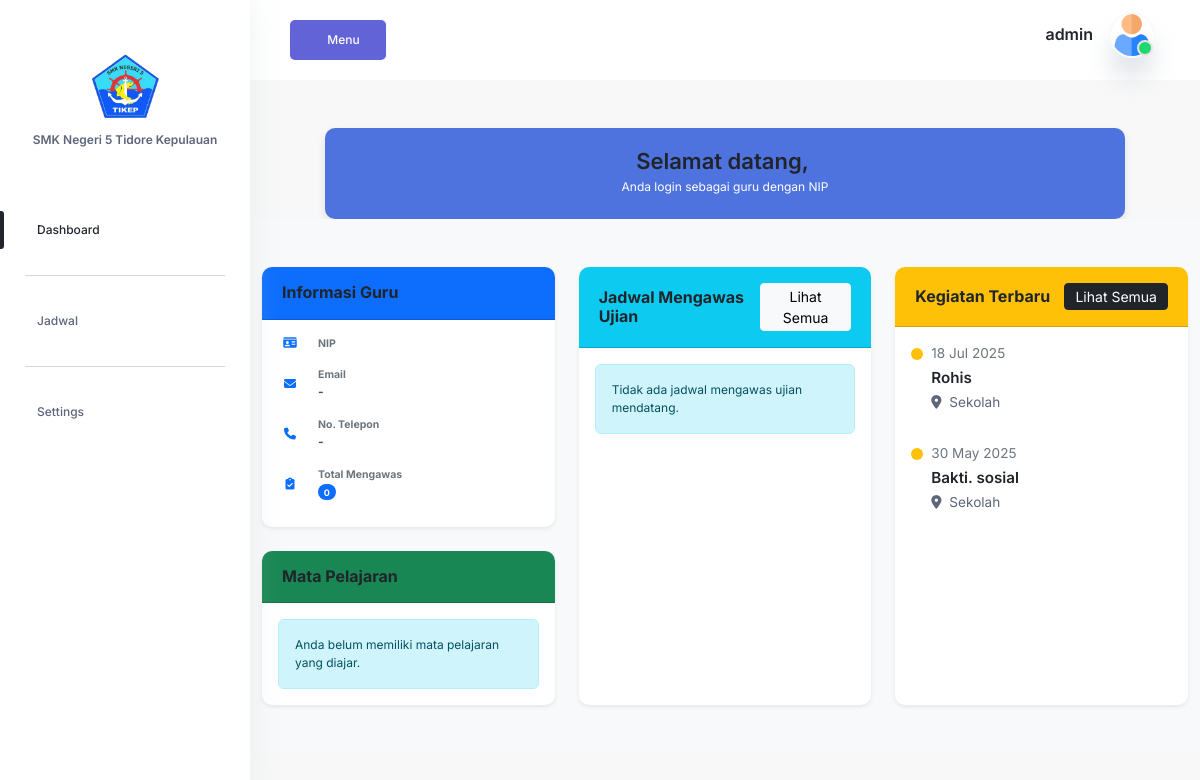
The app's page /login/guru/index.php (signed in) with its own data.
### tables this page shows
CREATE TABLE `users` (
  `id` int(11) NOT NULL,
  `nama` varchar(100) NOT NULL,
  `username` varchar(50) DEFAULT NULL,
  `password` varchar(255) NOT NULL,
  `email` varchar(100) NOT NULL,
  `role` enum('admin','guru','siswa') NOT NULL,
  `is_active` tinyint(1) NOT NULL DEFAULT '1',
  `login_attempts` tinyint(1) NOT NULL DEFAULT '1',
  `created_at` timestamp NOT NULL DEFAULT CURRENT_TIMESTAMP,
  `updated_at` timestamp NULL DEFAULT NULL ON UPDATE CURRENT_TIMESTAMP
);

CREATE TABLE `kegiatan` (
  `id` int(11) NOT NULL,
  `judul` varchar(150) NOT NULL,
  `deskripsi` text,
  `tanggal_mulai` date NOT NULL,
  `tanggal_selesai` date DEFAULT NULL,
  `jam_mulai` time DEFAULT NULL,
  `jam_selesai` time DEFAULT NULL,
  `lokasi` varchar(150) DEFAULT NULL,
  `penanggung_jawab_id` int(11) DEFAULT NULL,
  `ditujukan_untuk` enum('siswa','guru','semua') NOT NULL DEFAULT 'semua',
  `gambar` varchar(255) DEFAULT NULL,
  `created_at` timestamp NOT NULL DEFAULT CURRENT_TIMESTAMP,
  `updated_at` timestamp NULL DEFAULT NULL ON UPDATE CURRENT_TIMESTAMP
);

### login/guru/index.php (the view, shortened to what this page needs)
<?php
 require_once 'template/header.php';
$guru_query = mysqli_query($conn, "SELECT g.*, u.nama FROM guru g JOIN users u ON g.user_id = u.id WHERE g.user_id = '$user_id'");
$guru = mysqli_fetch_assoc($guru_query);
$jadwal_pengawas_query = mysqli_query($conn,
    "SELECT ju.*, m.nama_mapel, k.nama_kelas, r.nama_ruangan
     FROM jadwal_ujian ju
     JOIN mapel m ON ju.mapel_id = m.id_mapel
     JOIN kelas k ON ju.kelas_id = k.id_kelas
     JOIN ruangan r ON ju.ruangan_id = r.id_ruangan
     WHERE ju.guru_pengawas_id = '{$guru['id']}'
     AND (ju.tanggal_ujian >= CURDATE())
     ORDER BY ju.tanggal_ujian ASC, ju.jam_mulai ASC
     LIMIT 3");
$total_pengawas_query = mysqli_query($conn,
    "SELECT COUNT(*) as total FROM jadwal_ujian
     WHERE guru_pengawas_id = '{$guru['id']}'");
$total_pengawas = mysqli_fetch_assoc($total_pengawas_query);
$mapel_diajar_query = mysqli_query($conn,
    "SELECT m.nama_mapel
     FROM guru_mapel gm
     JOIN mapel m ON gm.mapel_id = m.id_mapel
     WHERE gm.guru_id = '{$guru['id']}'
     ORDER BY m.nama_mapel");
$kegiatan_query = mysqli_query($conn,
    "SELECT * FROM kegiatan
     WHERE ditujukan_untuk IN ('guru', 'semua')
     ORDER BY tanggal_mulai DESC
     LIMIT 3");
?>
<?php require_once 'template/sidebar.php'; ?>
<section class="section mt-5">
    <div class="container-sm welcome-message">
        <h2>Selamat datang, <span class="username"><?php echo htmlspecialchars($guru['nama']) ?></span></h2>
        <p>Anda login sebagai guru dengan NIP <?php echo htmlspecialchars($guru['nip']) ?></p>
    </div>
</section>
<section class="teacher-dashboard py-5">
    <div class="container-xl">
        <div class="row g-4">
            <div class="col-md-6 col-lg-4">
                <div class="card profile-card shadow-sm mb-4">
                    <div class="card-header bg-primary text-white">
                        <h5 class="card-title mb-0">Informasi Guru</h5>
                    </div>
                    <div class="card-body">
                        <div class="teacher-info">
                            <div class="info-item d-flex align-items-center mb-3">
                                <i class="fas fa-id-card info-icon me-3"></i>
                                <div>
                                    <div class="info-label small text-muted">NIP</div>
                                </div>
                            </div>
                            <div class="info-item d-flex align-items-center mb-3">
                                <i class="fas fa-envelope info-icon me-3"></i>
                                <div>
                                    <div class="info-label small text-muted">Email</div>
                                    <div class="info-value fw-bold"><?php echo htmlspecialchars($_SESSION['email'] ?? '-') ?></div>
                                </div>
                            </div>
                            <div class="info-item d-flex align-items-center mb-3">
                                <i class="fas fa-phone info-icon me-3"></i>
                                <div>
                                    <div class="info-label small text-muted">No. Telepon</div>
                                    <div class="info-value fw-bold"><?php echo htmlspecialchars($guru['no_telp'] ?? '-') ?></div>
                                </div>
                            </div>
                            <div class="info-item d-flex align-items-center">
                                <i class="fas fa-clipboard-check info-icon me-3"></i>
                                <div>
                                    <div class="info-label small text-muted">Total Mengawas</div>
                                    <div class="info-value">
                                        <span class="badge bg-primary rounded-pill"><?php echo $total_pengawas['total'] ?></span>
                                    </div>
                                </div>
                            </div>
                        </div>
                    </div>
                </div>
                <div class="card shadow-sm">
                    <div class="card-header bg-success text-white">
                        <h5 class="card-title mb-0">Mata Pelajaran</h5>
                    </div>
                    <div class="card-body">
                        <?php if (mysqli_num_rows($mapel_diajar_query) > 0): ?>
                            <div class="subject-list">
                                <?php
                                mysqli_data_seek($mapel_diajar_query, 0);
                                while ($mapel = mysqli_fetch_assoc($mapel_diajar_query)): ?>
                                    <div class="subject-item d-flex align-items-center mb-2">
                                        <i class="fas fa-book me-2 text-muted"></i>
                                        <span><?php echo htmlspecialchars($mapel['nama_mapel']) ?></span>
                                    </div>
                                <?php endwhile; ?>
                            </div>
                        <?php else: ?>
                            <div class="alert alert-info mb-0">
                                Anda belum memiliki mata pelajaran yang diajar.
                            </div>
                        <?php endif; ?>
                    </div>
                </div>
            </div>
            <div class="col-md-6 col-lg-4">
                <div class="card shadow-sm h-100">
                    <div class="card-header bg-info text-white d-flex justify-content-between align-items-center">
                        <h5 class="card-title mb-0">Jadwal Mengawas Ujian</h5>
                        <a href="jadwalMengawas.php" class="btn btn-sm btn-light">Lihat Semua</a>
                    </div>
                    <div class="card-body">
                        <?php if (mysqli_num_rows($jadwal_pengawas_query) > 0): ?>
                            <div class="schedule-list">
                                <?php while ($jadwal = mysqli_fetch_assoc($jadwal_pengawas_query)): ?>
                                    <div class="schedule-item mb-3 pb-3 border-bottom">
                                        <div class="d-flex justify-content-between mb-1">
                                            <strong class="text-truncate"><?php echo htmlspecialchars($jadwal['nama_ujian']) ?></strong>
                                            <span class="badge bg-light text-dark"><?php echo htmlspecialchars($jadwal['nama_kelas']) ?></span>
                                        </div>
                                        <div class="text-muted small mb-1">
                                            <i class="fas fa-book me-1"></i>
                                            <?php echo htmlspecialchars($jadwal['nama_mapel']) ?>
                                        </div>
                                        <div class="d-flex justify-content-between">
                                            <div>
                                                <i class="fas fa-calendar-day me-1"></i>
                                                <?php echo date('d M Y', strtotime($jadwal['tanggal_ujian'])) ?>
                                            </div>
                                            <div>
                                                <i class="fas fa-clock me-1"></i>
                                                <?php echo date('H:i', strtotime($jadwal['jam_mulai'])) ?>-<?php echo date('H:i', strtotime($jadwal['jam_selesai'])) ?>
                                            </div>
                                        </div>
                                    </div>
                                <?php endwhile; ?>
                            </div>
                        <?php else: ?>
                            <div class="alert alert-info mb-0">
                                Tidak ada jadwal mengawas ujian mendatang.
                            </div>
                        <?php endif; ?>
                    </div>
                </div>
            </div>
            <div class="col-md-12 col-lg-4">
                <div class="card shadow-sm h-100">
                    <div class="card-header bg-warning text-dark d-flex justify-content-between align-items-center">
                        <h5 class="card-title mb-0">Kegiatan Terbaru</h5>
                        <a href="jadwal-kegiatan.php" class="btn btn-sm btn-dark">Lihat Semua</a>
                    </div>
                    <div class="card-body">
                        <?php if (mysqli_num_rows($kegiatan_query) > 0): ?>
                            <div class="activity-timeline">
                                <?php while ($kegiatan = mysqli_fetch_assoc($kegiatan_query)): ?>
                                    <div class="timeline-item mb-3">
                                        <div class="timeline-badge"></div>
                                        <div class="timeline-content">
                                            <div class="timeline-date small text-muted">
                                                <?php echo date('d M Y', strtotime($kegiatan['tanggal_mulai'])) ?>
                                            </div>
                                            <h6 class="timeline-title"><?php echo htmlspecialchars($kegiatan['judul']) ?></h6>
                                            <div class="timeline-location small">
                                                <i class="fas fa-map-marker-alt me-1"></i>
                                                <?php echo htmlspecialchars($kegiatan['lokasi'] ?? 'Lokasi belum ditentukan') ?>
                                            </div>
                                        </div>
                                    </div>
                                <?php endwhile; ?>
                            </div>
                        <?php else: ?>
                            <div class="alert alert-info mb-0">
                                Tidak ada kegiatan terbaru.
                            </div>
                        <?php endif; ?>
                    </div>
                </div>
            </div>
        </div>
    </div>
</section>
<?php include './template/footer.php'; ?>

### login/guru/template/header.php (shortened to what this page needs)
  <?php
include "../config/koneksi.php";
$user_id = $_SESSION['user_id'];
$query = mysqli_query($conn, "SELECT * FROM users WHERE id = '$user_id'");
 $data = mysqli_fetch_assoc($query);
    ?>
    <!DOCTYPE html>
<html lang="en">
    <head>
        <link rel="stylesheet" href="https://cdn.jsdelivr.net/npm/@fortawesome/fontawesome-free@5.15.4/css/fontawesome.min.css">
        <link
            href="https://cdn.jsdelivr.net/npm/bootstrap@5.2.0-beta1/dist/css/bootstrap.min.css"
            rel="stylesheet"
>
        <link rel="stylesheet" href="../../css/LineIcons.2.0.css">
        <link href="https://cdn.lineicons.com/4.0/lineicons.css" rel="stylesheet" />
        <link rel="stylesheet" href="https://cdnjs.cloudflare.com/ajax/libs/font-awesome/6.4.2/css/all.min.css" />
        <link rel="stylesheet" href="../assets/css/fullcalendar.css">
        <link rel="stylesheet" href="../assets/css/morris.css">
        <link rel="stylesheet" href="../assets/css/datatable.css">
        <link rel="stylesheet" href="../assets/css/main.css">
        <body>
            <main class="main-wrapper">
                <header class="header">
                    <div class="container-fluid">
                        <div class="row">
                            <div class="col-lg-5 col-md-5 col-6">
                                <div class="header-left d-flex align-items-center">
                                    <div class="menu-toggle-btn mr-20">
                                        <button id="menu-toggle" class="main-btn primary-btn btn-hover">
                                            Menu
                                        </button>
                                    </div>
                                </div>
                            </div>
                            <div class="col-lg-7 col-md-7 col-6">
                                <div class="header-right">
                                    <div class="profile-box ml-15">
                                        <button
                                            class="dropdown-toggle bg-transparent border-0"
                                            type="button"
                                            id="profile"
                                            data-bs-toggle="dropdown"
                                            aria-expanded="false">
                                            <div class="profile-info">
                                                <div class="info">
                                                    <h6><?php echo $data['username'];?></h6>
                                                    <div class="image">
                                                        <img src="../../assets/img/user.png" alt=""/>
                                                        <span class="status"></span>
                                                    </div>
                                                </div>
                                            </div>
                                        </button>
                                    </div>
                                </div>
                            </div>
                        </div>
                    </div>
                </header>

### login/assets/css/fullcalendar.css (style rules this page uses)
:root { --fc-daygrid-event-dot-width:8px;--fc-list-event-dot-width:10px;--fc-list-event-hover-bg-color:#f5f5f5 }

### login/guru/index.php (style rules this page uses)
.welcome-message { background-color: #4e73df; color: white; border-radius: 10px; padding: 20px 40px; box-shadow: 0 4px 8px rgba(0, 0, 0, 0.1); text-align: center; max-width: 800px; margin: 0 auto; }
.info-item { margin-bottom: 10px; }
.info-label { font-weight: bold; color: #6c757d; }
.info-value { color: #495057; }
.teacher-dashboard { background-color: #f8f9fa; }
.card { border: none; border-radius: 10px; overflow: hidden; transition: transform 0.3s ease, box-shadow 0.3s ease; }
.card-header { padding: 1rem 1.25rem; }
.info-icon { width: 24px; text-align: center; color: var(--bs-primary); }
.activity-timeline { position: relative; padding-left: 20px; }
.timeline-item { position: relative; }
.timeline-badge { position: absolute; left: -20px; top: 5px; width: 12px; height: 12px; border-radius: 50%; background-color: var(--bs-warning); }
.timeline-content { padding-bottom: 15px; }
.timeline-title { font-size: 0.95rem; margin: 5px 0; }
.timeline-date, .timeline-location { font-size: 0.85rem; }

### records on screen
users: username "admin"
kegiatan: tanggal_mulai "18 Jul 2025", judul "Rohis", lokasi "Sekolah"
kegiatan: tanggal_mulai "30 May 2025", judul "Bakti. sosial", lokasi "Sekolah"

### other values on screen
$_SESSION['email'] "-"
$guru['no_telp'] "-"
$total_pengawas['total'] "0"
